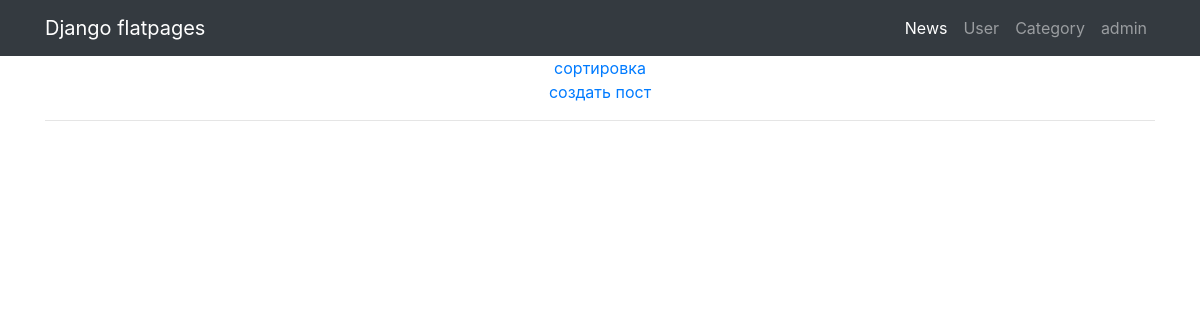
The app's page /, older data.
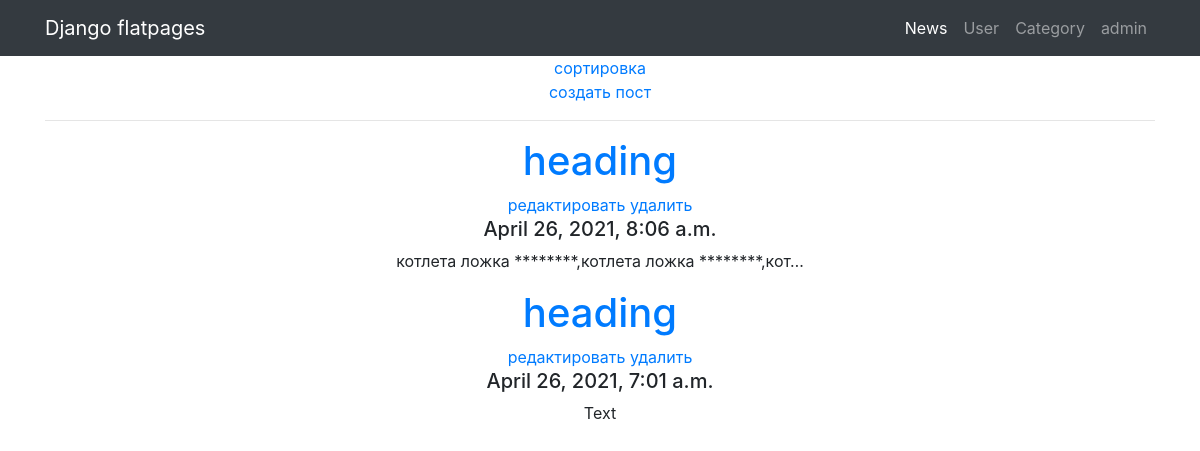
The same page, newer data.
### NewsPaper/models.py (models this page shows, shortened)
class Post(models.Model):
    author = models.ForeignKey(Author, on_delete=models.CASCADE)
    post_type = models.CharField(max_length=255, choices=Post_type, default=post)
    heading = models.CharField(max_length=255, default='heading')
    text = models.TextField(default='Text')
    category = models.ManyToManyField(Category, through='PostCategory')
    created_time = models.DateTimeField(auto_now_add=True)
    rating = models.IntegerField(default=0)

### NewsPaper/views.py (the view)
# urls.py: path('', PostList.as_view()),
class PostList(ListView):
    model = Post
    template_name = 'news.html'
    context_object_name = 'posts'
    queryset = Post.objects.order_by('-id')
    paginate_by = 5
    def get_context_data(self, **kwargs):
        context = super().get_context_data(**kwargs)
        context['is_author'] = self.request.user.groups.filter(name='authors').exists()
        return context

### NewsPaper/templatetags/filters.py (called while the page is built)
@register.filter(name='censor')
def censor(value, arg):
    if cens:
        for i in cens:
            value = value.replace(i, '*' * len(i))
    if arg:
        arg = arg.split()
        for y in arg:
            value = value.replace(y, '*' * len(y))
    return value

### templates/news.html (shortened to what this page needs)
{% extends 'flatpages/default.html' %}
{% load filters %}
{% block content %}
<a href="{% url 'search' %}">сортировка</a>
<br>
<a href="{% url 'AddPost' %}">создать пост</a>
<hr>
{% for post in posts%}
    <h1><a href="{% url 'news_d' post.id %}">{{ post.heading|censor:'тест' }}</a></h1>
    <a href="{% url 'EditPost' post.id %}">редактировать</a>
    <a href="{% url 'DeletePost' post.id %}">удалить</a>
    <h5>{{post.created_time}}</h5>
    <p>{{post.text|truncatechars:50|censor:'тест'}}</p>
{%endfor%}
{% endblock content %}

Row changes from the older to the newer data that the page shows:
added Post: heading|censor "heading", created_time "April 26, 2021, 8:06 a.m.", text|censor "котлета ложка ********,котлета ложка ********,кот…"
added Post: heading|censor "heading", created_time "April 26, 2021, 7:01 a.m.", text|censor "Text"
